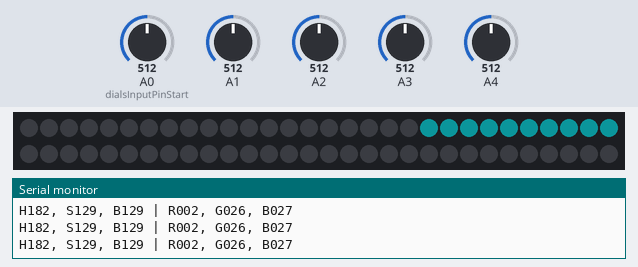
The sketch below on a simulated Arduino Uno, built with avr-gcc and run on an emulated ATmega328P. Parts: 60 RGB LEDs in strip order, left to right, continuing on the next row, the last lines printed to the serial monitor. The inputs (shaded band) are chosen by the test bench; at power-on: A1 = 512, A2 = 512, A0 (dialsInputPinStart) = 512, A3 = 512, A4 = 512. Dim RGB values are drawn brighter than linear.

Above: at 1.2 s.
1.3 s: A1 set to 842
3.1 s: A1 set to 877
4.8 s: A2 set to 716
At 5.5 s:
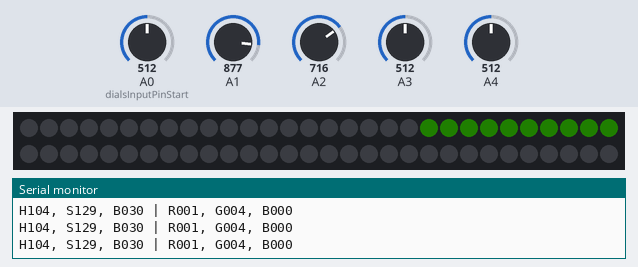
6.6 s: A0 (dialsInputPinStart) set to 831
8.3 s: A0 (dialsInputPinStart) set to 860
10.0 s: A2 set to 50
At 11.4 s:
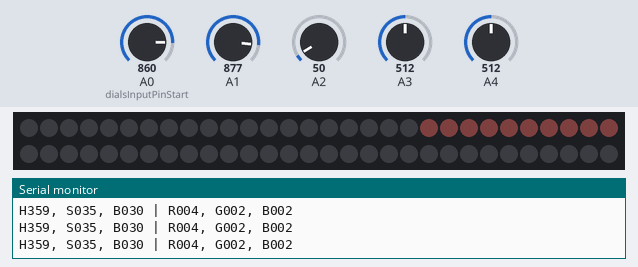
Timing chart, 0 to 12.8 s (numbered marks = the images above; inputs shaded):
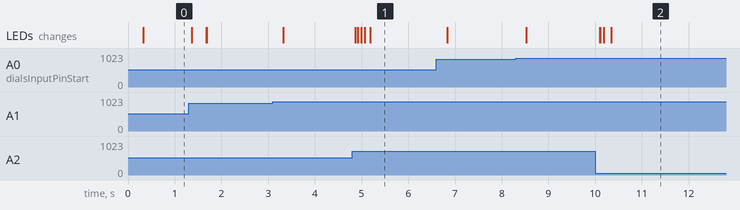

The sketch:

neopixel-HSL.ino
```cpp
#include <Adafruit_NeoPixel.h>

// display
#define DISPLAY_PIN 2
Adafruit_NeoPixel strip = Adafruit_NeoPixel(60, DISPLAY_PIN, NEO_GRB + NEO_KHZ800);

// analog inputs
const int numDials = 5;
const int dialsNumReadings = 10;
const int dialsInputPinStart = A0;
size_t dials[numDials];         // the average sensor values
int dialsReading[numDials][dialsNumReadings];  // the readings from the analog input
int dialsReadIndex = 0;                 // the index of the current readings
float dialsTotal[numDials];    // the running totals

// color values
int hue;
int saturation;
int brightness;
int rgb_colors[3] = {0, 0, 0};

void setup() {
  Serial.begin(9600);

  setupAnalogInputs(numDials, dialsInputPinStart, dialsNumReadings);

  strip.begin();
  for (int p = 0; p < 60; p++) {
    strip.setPixelColor(p, 0, 0, 0);
  }
  strip.show();
}

void loop() {

  readAnalogInputs(dialsInputPinStart, numDials);

  hue = mapValue(dials[2], 990, 50, 0, 359);             // hue is a number between 0 and 360
  saturation = mapValue(dials[0], 990, 50, 0, 255);      // saturation is a number between 0 - 255
  brightness = mapValue(dials[1], 990, 50, 0, 255);      // value is a number between 0 - 255
  getRGB(hue, saturation, brightness, rgb_colors);       // converts HSB to RGB

  for (int i = 0; i < 10; i++) {
    strip.setPixelColor(i+20, rgb_colors[0], rgb_colors[1], rgb_colors[2]);
  }
  strip.show();

  // serial debug
  char colorDebugString[40];
  sprintf(
    colorDebugString,
    "H%03d, S%03d, B%03d \| R%03d, G%03d, B%03d",
    (int) hue, (int) saturation, (int) brightness,
    (int) rgb_colors[0], (int) rgb_colors[1], (int) rgb_colors[2]
  );
  Serial.println(colorDebugString);

  delay(10);
}

void setupAnalogInputs(int numInputs, int startPin, int numReadings) {
  // initialize all the readings to 0:
  for (int thisInput = 0; thisInput < numInputs; thisInput++) {
    for (int thisReading = 0; thisReading < numReadings; thisReading++) {
      dialsReading[thisInput][thisReading] = 0;
    }
  }
}

void readAnalogInputs(int inputPinStart, int numInputs) {
  for (int num = 0; num < numInputs; num++) {
    dials[num] = getAnalogInput(num, inputPinStart + num);
  }
  // advance to the next position in the array, wrap around to the beginning:
  dialsReadIndex = dialsReadIndex + 1;
  if (dialsReadIndex >= dialsNumReadings) { dialsReadIndex = 0; }
}

int getAnalogInput(int num, int inputPin) {
  // subtract the last reading:
  dialsTotal[num] = dialsTotal[num] - dialsReading[num][dialsReadIndex];
  // read from the sensor:
  dialsReading[num][dialsReadIndex] = analogRead(inputPin);
  // add the reading to the total:
  dialsTotal[num] = dialsTotal[num] + dialsReading[num][dialsReadIndex];
  // calculate the average:
  return (float) dialsTotal[num] / (float) dialsNumReadings;
}

long mapValue(int x, int in_min, int in_max, int out_min, int out_max)
{
  return min(max((((float) x - (float) in_min) * ((float) out_max - (float) out_min) / ((float) in_max - (float) in_min) + (float) out_min), out_min), out_max);
}
```

supportFunctions.ino
```cpp
// HSL to RGB stuff

/*
  Control a RGB led with Hue, Saturation and Brightness (HSB / HSV )

  Hue is change by an analog input.
  Brightness is changed by a fading function.
  Saturation stays constant at 255

  getRGB() function based on <http://www.codeproject.com/miscctrl/CPicker.asp>
  dim_curve idea by Jims <http://www.arduino.cc/cgi-bin/yabb2/YaBB.pl?num=1174674545>

  created 05-01-2010 by kasperkamperman.com
*/


/*
  dim_curve 'lookup table' to compensate for the nonlinearity of human vision.
  Used in the getRGB function on saturation and brightness to make 'dimming' look more natural.
  Exponential function used to create values below :
  x from 0 - 255 : y = round(pow( 2.0, x+64/40.0) - 1)
*/

const byte dim_curve[] = {
    0,   1,   1,   2,   2,   2,   2,   2,   2,   3,   3,   3,   3,   3,   3,   3,
    3,   3,   3,   3,   3,   3,   3,   4,   4,   4,   4,   4,   4,   4,   4,   4,
    4,   4,   4,   5,   5,   5,   5,   5,   5,   5,   5,   5,   5,   6,   6,   6,
    6,   6,   6,   6,   6,   7,   7,   7,   7,   7,   7,   7,   8,   8,   8,   8,
    8,   8,   9,   9,   9,   9,   9,   9,   10,  10,  10,  10,  10,  11,  11,  11,
    11,  11,  12,  12,  12,  12,  12,  13,  13,  13,  13,  14,  14,  14,  14,  15,
    15,  15,  16,  16,  16,  16,  17,  17,  17,  18,  18,  18,  19,  19,  19,  20,
    20,  20,  21,  21,  22,  22,  22,  23,  23,  24,  24,  25,  25,  25,  26,  26,
    27,  27,  28,  28,  29,  29,  30,  30,  31,  32,  32,  33,  33,  34,  35,  35,
    36,  36,  37,  38,  38,  39,  40,  40,  41,  42,  43,  43,  44,  45,  46,  47,
    48,  48,  49,  50,  51,  52,  53,  54,  55,  56,  57,  58,  59,  60,  61,  62,
    63,  64,  65,  66,  68,  69,  70,  71,  73,  74,  75,  76,  78,  79,  81,  82,
    83,  85,  86,  88,  90,  91,  93,  94,  96,  98,  99,  101, 103, 105, 107, 109,
    110, 112, 114, 116, 118, 121, 123, 125, 127, 129, 132, 134, 136, 139, 141, 144,
    146, 149, 151, 154, 157, 159, 162, 165, 168, 171, 174, 177, 180, 183, 186, 190,
    193, 196, 200, 203, 207, 211, 214, 218, 222, 226, 230, 234, 238, 242, 248, 255,
};

void getRGB(int hue, int sat, int val, int colors[3]) {
  /* convert hue, saturation and brightness ( HSB/HSV ) to RGB
     The dim_curve is used only on brightness/value and on saturation (inverted).
     This looks the most natural.
  */

  val = dim_curve[val];
  sat = 255-dim_curve[255-sat];

  int r;
  int g;
  int b;
  int base;

  if (sat == 0) { // Acromatic color (gray). Hue doesn't mind.
    colors[0]=val;
    colors[1]=val;
    colors[2]=val;
  } else  {

    base = ((255 - sat) * val)>>8;

    switch(hue/60) {
	case 0:
		r = val;
		g = (((val-base)*hue)/60)+base;
		b = base;
	break;

	case 1:
		r = (((val-base)*(60-(hue%60)))/60)+base;
		g = val;
		b = base;
	break;

	case 2:
		r = base;
		g = val;
		b = (((val-base)*(hue%60))/60)+base;
	break;

	case 3:
		r = base;
		g = (((val-base)*(60-(hue%60)))/60)+base;
		b = val;
	break;

	case 4:
		r = (((val-base)*(hue%60))/60)+base;
		g = base;
		b = val;
	break;

	case 5:
		r = val;
		g = base;
		b = (((val-base)*(60-(hue%60)))/60)+base;
	break;
    }

    colors[0]=r;
    colors[1]=g;
    colors[2]=b;
  }

}
```

Measured:
- after the input at 4.8 s, the LEDs: first change after 0.07 s (image 1 shows a later state)
- after the input at 10.0 s, the LEDs: first change after 0.10 s (image 2 shows a later state)
